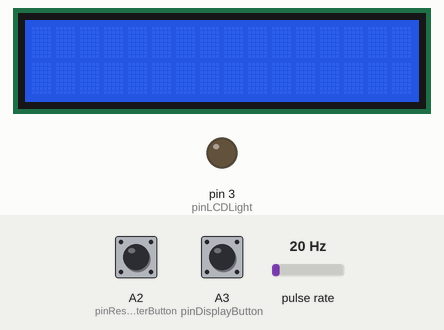
Recording of a sketch running on a simulated Arduino Uno, built with avr-gcc and run on an emulated ATmega328P. On the bench: 16×2 character LCD, output pins drawn as LEDs (lit = HIGH). Wiring (inferred from the names in the program): pulse sensor: data pin 2. The test bench sets the inputs (shaded band); at power-on: A2 (pinResetCounterButton) LOW, pulse rate 20 Hz, A3 (pinDisplayButton) LOW. WiFi joins after 1.5 s; servers stay silent unless stated.

Above: at 2.7 s.
2.8 s: A2 (pinResetCounterButton) pulled HIGH for 0.15 s
At 4.2 s:
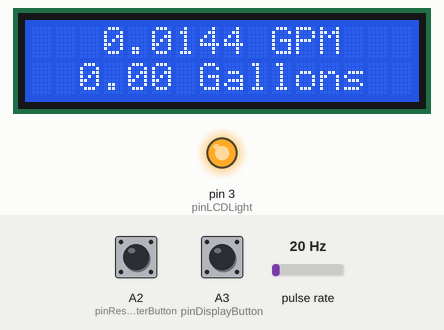
4.5 s: pulse rate (sensor on pin 2) set to 100 Hz
At 6.7 s:
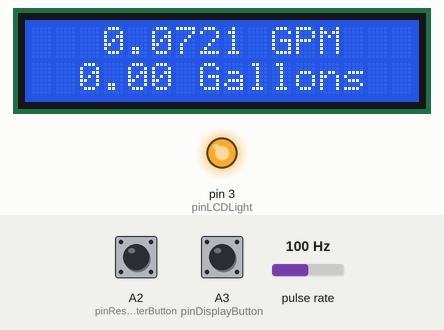
7.0 s: pulse rate (sensor on pin 2) set to 4 Hz
At 9.3 s:
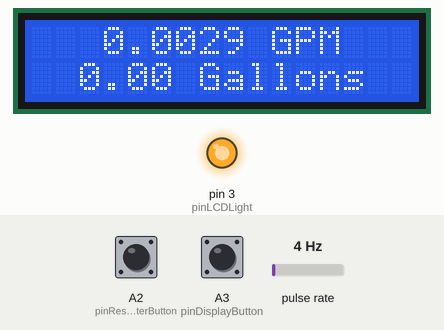
10.0 s: pulse rate (sensor on pin 2) set to 50 Hz
At 11.3 s:
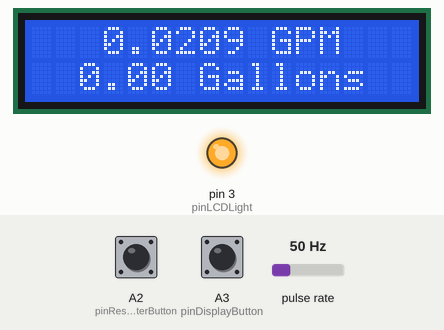
13.0 s: A2 (pinResetCounterButton) pulled HIGH for 1 s
At 14.3 s:
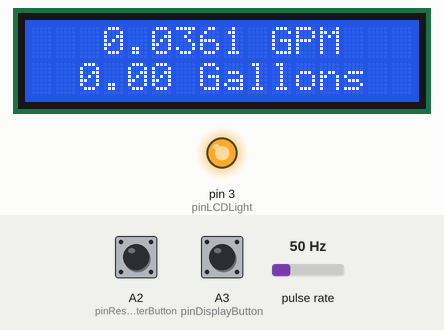
Timing chart, 0 to 16.0 s (numbered marks = the images above; inputs shaded):
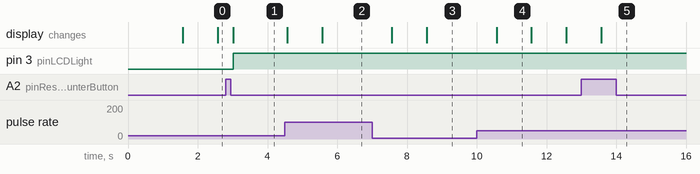

Measured:
- after the input at 2.8 s, pin 3 (pinLCDLight): LOW → HIGH after 0.22 s; the display: changes after 0.22 s (image 1)
- after the input at 4.5 s, the display: first changes after 0.07 s (image 2 shows a later state)
- after the input at 7.0 s, the display: first changes after 0.57 s (image 3 shows a later state)
- after the input at 10.0 s, the display: changes after 0.57 s (image 4)
- after the input at 13.0 s, pin 3 (pinLCDLight): stays HIGH (without the input it goes to LOW after 0.02 s); the display: changes after 0.57 s (image 5)
- what the display in image 4 shows lasts 1.0 s, from 10.6 s to 11.6 s

The sketch:

humidifier-water.ino
```cpp
#include <LiquidCrystal.h>
#include <Ethernet2.h>       // Arduino Ethernet 2 Shield w/ W5500 chip
#include <SPI.h>             // Ethernet Shield communicates w/ Arduino board via SPI bus


// I/O Pin Assignments
const byte pinFlowMeter          = 2,
           pinLCDLight           = 3,
           pinResetCounterButton = A2,         // Using analog pins #2 and
           pinDisplayButton      = A3;         //  #3 as digital input

volatile unsigned int pulseCounter;
unsigned long lastTimeRead;
unsigned long lastTimeSentData;
const unsigned long sendDataInterval = 30000;  // Time interval (in msec) to send data to DB
float totalGallons;
float lastTotalGallons;
float flowRate;    // Gallons per minute (GPM)
float lastFlowRate;
const float pulseRate = 1386.6666666666666667; // Gems FT-210 flow sensor: 83200 pulses per gallon
                                               // 1 GPM = 1386.666666667 pulses per second

const byte rs=8, en=9, d4=4, d5=5, d6=6, d7=7; // Pin assignments
LiquidCrystal lcd(rs, en, d4, d5, d6, d7);
const unsigned int lcdLightOnTime = 10000;     // LCD backlight stays on for 10 seconds with button press
int displayButtonState = LOW;
int resetCounterButtonReading;
int resetCounterButtonLastState = LOW;
int resetCounterButtonCurrentState = LOW;
unsigned long lastDebounceTime = 0;            // Time when button was last pressed
unsigned long debounceDelay = 15;              // In milliseconds

boolean lcdCheckLightOn;
unsigned int  lcdLightTimer;
unsigned long lcdLightOnStartTime;


byte mac[] = { 0x90, 0xA2, 0xDA, 0x11, 0x15, 0xEF };
EthernetClient netClient;
char serverIP[] = "192.168.101.10";            // Database hosted on remote Prague server


void setup() {
  Ethernet.begin(mac);
  Serial.begin(9600);
  lcd.begin(16, 2);          // LCD display with 16 columns, 2 rows
  lcd.noCursor();            // Hide cursor on LCD display
  lcd.noDisplay();           // Start with LCD display off

  pinMode(pinDisplayButton, INPUT);
  pinMode(pinLCDLight, OUTPUT);
  digitalWrite(pinLCDLight, LOW);    // Start with LCD backlight off
  lcdCheckLightOn = false;

  pinMode(pinFlowMeter, INPUT);
  attachInterrupt(digitalPinToInterrupt(pinFlowMeter), detectFlow, FALLING);

  pulseCounter           = 0;
  lastTimeRead           = 0;
  lastTimeSentData       = 0;
  lcdLightTimer          = 0;
  lcdLightOnStartTime    = 0;
  totalGallons           = 0.0;
  lastTotalGallons       = 0.0;
  flowRate               = 0.0;
  lastFlowRate           = 0.0;
}


void loop() {
  if(millis() - lastTimeRead >= 1000) {
    // Variable(s) used by interrupt are non-atomic, so disable interrupt during calculations
    detachInterrupt(digitalPinToInterrupt(pinFlowMeter));

    // Calculate actual milliseconds since last loop, then scale to a 1 second interval.
    // Divide by sensor's known pulse rate (pulses per second) to get flow rate.
    flowRate = (((1000.0 / (millis() - lastTimeRead)) * pulseCounter) / pulseRate);

    lastTimeRead = millis();            // Record the time when we went through the loop

    totalGallons += (flowRate / 60);    // Add the volume from this loop to the total volume

    if((millis() - lastTimeSentData >= sendDataInterval) && \
    ((lastFlowRate != flowRate) || (lastTotalGallons != totalGallons))) {   // Connect and send data to database if
       sendToDB();                                                          //   it's been longer time than interval
    }

    pulseCounter = 0;                   // Reset interrupt counter each loop
    attachInterrupt(digitalPinToInterrupt(pinFlowMeter), detectFlow, FALLING);  // Re-enable interrupt

    lcd.clear();
    lcd.setCursor(3, 0);                // Cursor to 4th column, 1st row
    lcd.print(flowRate,4);              // Print flow rate to 4 decimal places
    lcd.print(" GPM");
    lcd.setCursor(2, 1);                // Cursor to 3rd column, 2nd row
    lcd.print(totalGallons,2);          // Print total cumulative volume (gallons)
    lcd.print(" Gallons");
  }


  ////////////////////////////////////////////////////////////
  // Reset "Gallons" to 0 when reset counter button pressed //
  ////////////////////////////////////////////////////////////

  // Debounce button circuit to avoid duplicate sends to DB due to noise.

  resetCounterButtonReading = digitalRead(pinResetCounterButton);

  if(resetCounterButtonReading != resetCounterButtonLastState) {
    lastDebounceTime = millis();
  }

  if((millis() - lastDebounceTime) >= debounceDelay) {
    if(resetCounterButtonReading != resetCounterButtonCurrentState) {
      resetCounterButtonCurrentState = resetCounterButtonReading;

      if(resetCounterButtonCurrentState == HIGH) {
        sendToDB();
        totalGallons = 0.0;
        turnOnLCD();
      }
    }
  }

  resetCounterButtonLastState = resetCounterButtonReading;


  /////////////////////////////////////////////////////
  // Turn on LCD display when display button pressed //
  /////////////////////////////////////////////////////

  displayButtonState = digitalRead(pinDisplayButton);

  if(displayButtonState == HIGH) {              // Button pressed
    turnOnLCD();
  }
  else {                                        // Button not pressed
    if(lcdCheckLightOn) {
      lcdLightTimer = millis() - lcdLightOnStartTime;
      if(lcdLightTimer >= lcdLightOnTime) {
        lcdCheckLightOn = false;
        digitalWrite(pinLCDLight, LOW);         // Turn off LCD backlight
        lcd.noDisplay();                        // Turn off LCD display text
      }
    }
  }

}

void turnOnLCD() {
    lcdLightOnStartTime = millis();             // Record the time when button was pressed
    lcdLightTimer = 0;
    lcdCheckLightOn = true;
    digitalWrite(pinLCDLight, HIGH);            // Turn on LCD backlight
    lcd.display();                              // Turn on LCD display's text
}

void sendToDB() {
  if(netClient.connect(serverIP, 80)) {
    netClient.print("GET /writedata.php?");
    netClient.print("totalGallons=");
    netClient.print(totalGallons,2);
    netClient.print("&&");
    netClient.print("flowRate=");
    netClient.print(flowRate,4);
    netClient.println(" HTTP/1.1");
    netClient.println("Host: 192.168.101.10");
    netClient.println("Connection: close");  // End of THIS transmission, not closing net connection
    netClient.println();                     // Blank line
    netClient.println();                     // Blank line
    netClient.stop();                        // Close connection to server

    lastTimeSentData = millis();             // Record the time when we sent the data

    lastFlowRate = flowRate;                 // Record flow rate this time through the loop
    lastTotalGallons = totalGallons;         // Record volume this time through the loop
  }
}

// Interrupt Service Routine (ISR)
void detectFlow() {
   pulseCounter++;
}
```
